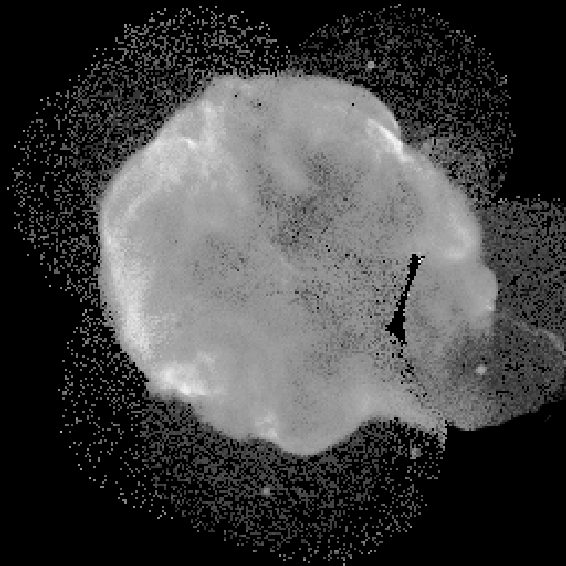
#> input picture Assigment_Sixth/Images/ques2/Input images/hw2_1.tif, 566 x 566 px, found by its file name
$ python Assignment6Q21.py
#> lines starting #> are read from the running program, lines starting #| are printed output that depends on the picture
import cv2
import numpy as np

def erosion(image, num_of_rows, num_of_cols):
    structure_element = np.zeros([3, 1], image[0][0])
    eroded_image = np.zeros([num_of_rows, num_of_cols], image[0][0])
    eroded_image2 = np.zeros([num_of_rows, num_of_cols], image[0][0])
    eroded_image3 = np.zeros([num_of_rows, num_of_cols], image[0][0])


    # print(image[200][200] + np.sum(structure_element))
    # print(np.subtract(image[200:203, 200:201], structure_element))
    for x in range(num_of_rows-2):
        for y in range(num_of_cols):
            # sum_of_pixels = np.sum(structure_element) + np.sum(image[x:x+3, y:y+1])
            subtracted_array = np.subtract(image[x:x+3, y:y+1], structure_element)
            eroded_image[x+1][y] = np.amin(subtracted_array)

    for x in range(num_of_rows-2):
        for y in range(num_of_cols):
            # sum_of_pixels = np.sum(structure_element) + np.sum(image[x:x+3, y:y+1])
            subtracted_array = np.subtract(eroded_image[x:x+3, y:y+1], structure_element)
            eroded_image2[x + 1][y] = np.amin(subtracted_array)

    for x in range(num_of_rows-2):
        for y in range(num_of_cols):
            # sum_of_pixels = np.sum(structure_element) + np.sum(image[x:x+3, y:y+1])
            subtracted_array = np.subtract(eroded_image2[x:x+3, y:y+1], structure_element)
            eroded_image3[x + 1][y] = np.amin(subtracted_array)


    cv2.imshow("Original Image", image)
    # cv2.imshow("Eroded Image", eroded_image)
    # cv2.imshow("Eroded Image 2", eroded_image2)
    cv2.imshow("Image after three erosions", eroded_image3)
    cv2.waitKey(0)


def main():
    image = cv2.imread("Input images/hw2_1.tif", 0)
#> image is the input picture: shape (566, 566); min 0, max 253, mean 66.9


    num_of_rows = image.shape[0]
#> num_of_rows = 566
    num_of_cols = image.shape[1]
#> num_of_cols = 566
    # print(image_matrix)

    erosion(image, num_of_rows, num_of_cols)
#> after the loop in erosion, `for x in range(num_of_rows-2):`:
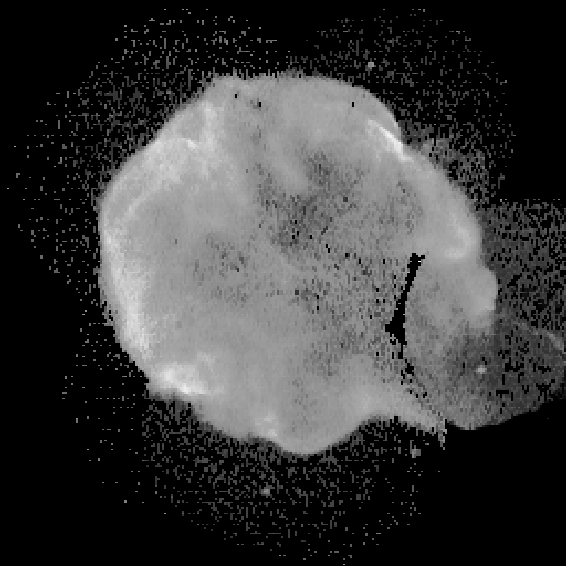
#> eroded_image: shape (566, 566); min 0, max 253, mean 59.7
#> after the loop in erosion, `for x in range(num_of_rows-2):`:
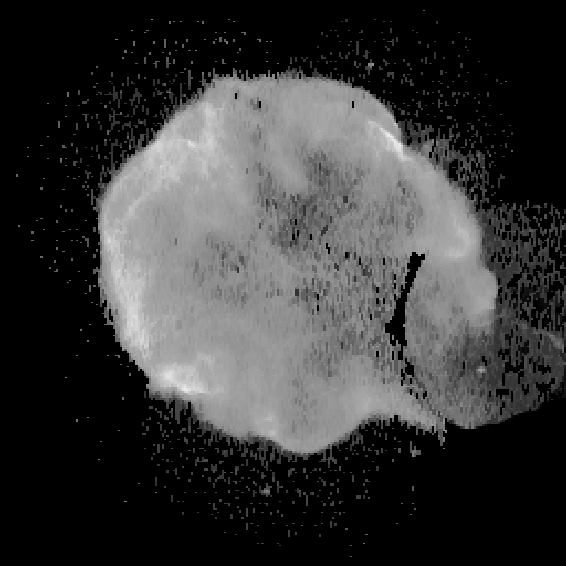
#> eroded_image2: shape (566, 566); min 0, max 242, mean 56.2
#> after the loop in erosion, `for x in range(num_of_rows-2):`:
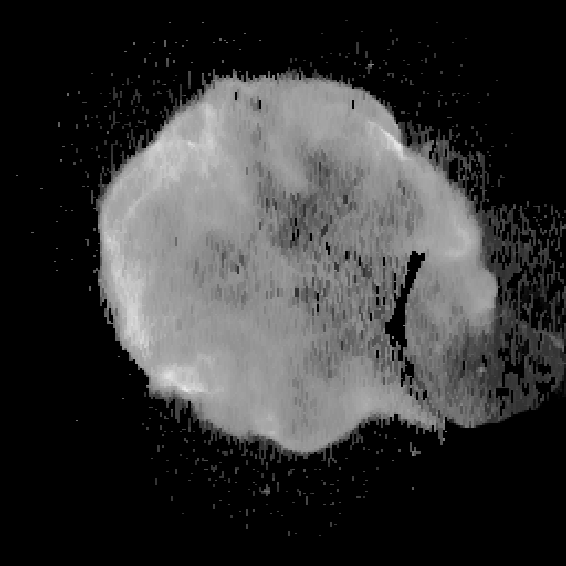
#> eroded_image3: shape (566, 566); min 0, max 235, mean 54


    # print(num_of_rows)
    # print(num_of_cols)
main()

$ run again, with Assigment_Sixth/Images/ques2/Input images/hw2_2.tif copied over Assigment_Sixth/Images/ques2/Input images/hw2_1.tif
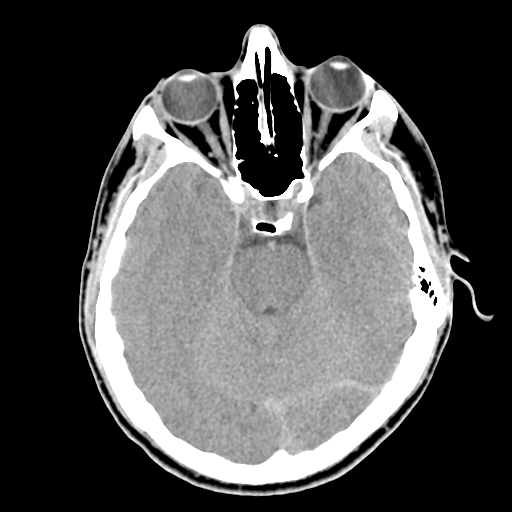
#> input picture Assigment_Sixth/Images/ques2/Input images/hw2_2.tif, 512 x 512 px, found by its file name
#> in main, image is the input picture: shape (512, 512); min 0, max 255, mean 80.4
#> after the loop in erosion, `for x in range(num_of_rows-2):`:
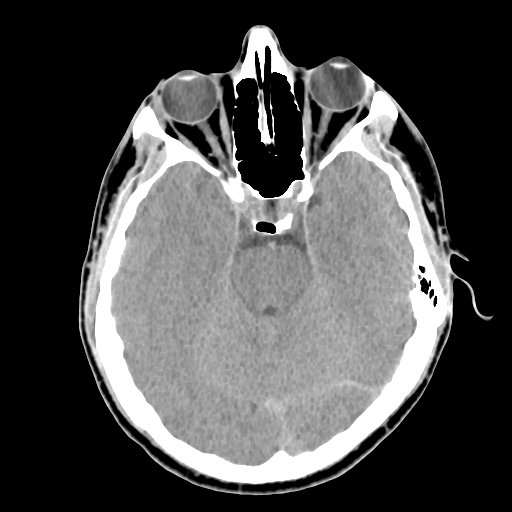
#> eroded_image: shape (512, 512); min 0, max 255, mean 76.4
#> after the loop in erosion, `for x in range(num_of_rows-2):`:
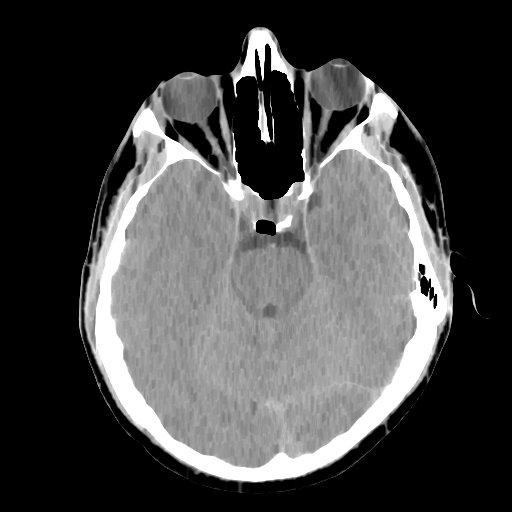
#> eroded_image3: shape (512, 512); min 0, max 255, mean 70.5

$ run again, with Assigment_Sixth/Images/ques2/Input images/hw2_3.tif copied over Assigment_Sixth/Images/ques2/Input images/hw2_1.tif
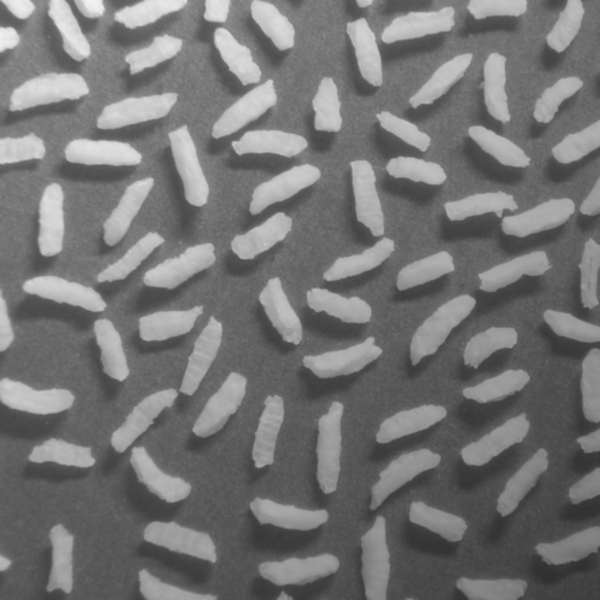
#> input picture Assigment_Sixth/Images/ques2/Input images/hw2_3.tif, 600 x 600 px, found by its file name
#> in main, image is the input picture: shape (600, 600); min 47, max 243, mean 116.4
#> after the loop in erosion, `for x in range(num_of_rows-2):`:
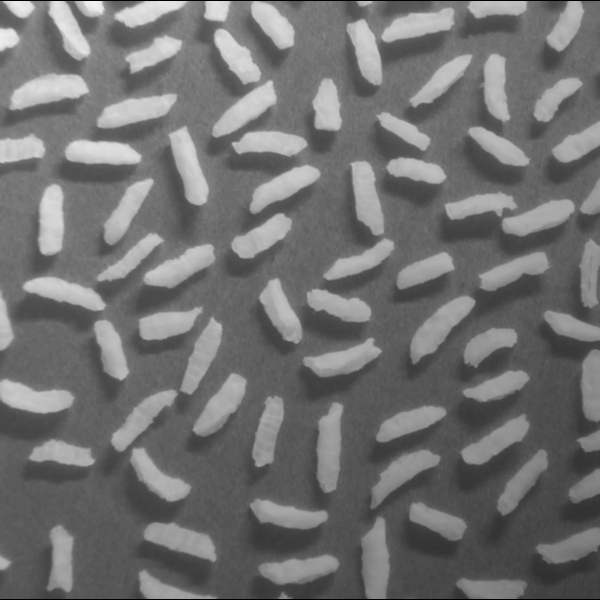
#> eroded_image: shape (600, 600); min 0, max 242, mean 113.1
#> after the loop in erosion, `for x in range(num_of_rows-2):`:
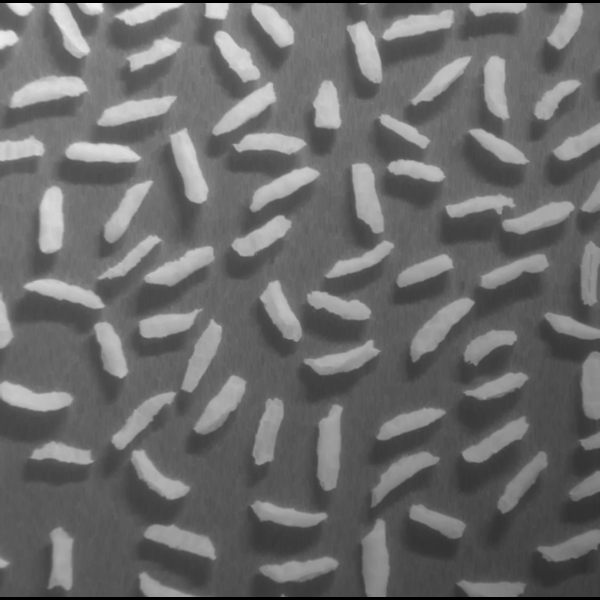
#> eroded_image3: shape (600, 600); min 0, max 240, mean 107.3

$ run again, with Assigment_Sixth/Images/ques2/Input images/hw2_4.tif copied over Assigment_Sixth/Images/ques2/Input images/hw2_1.tif
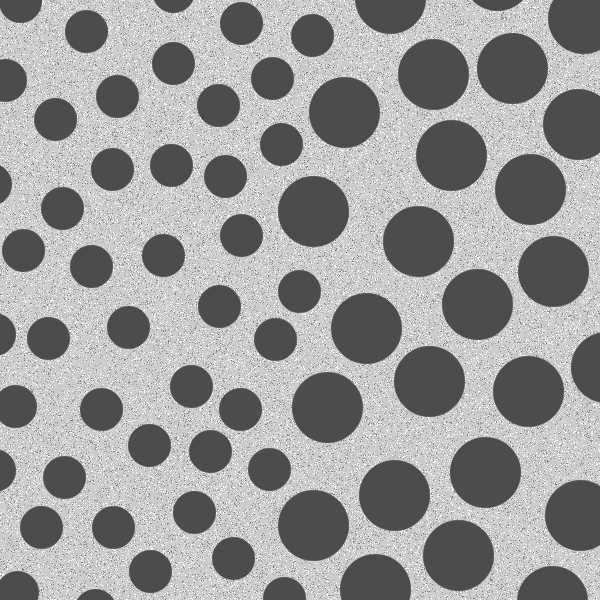
#> input picture Assigment_Sixth/Images/ques2/Input images/hw2_4.tif, 600 x 600 px, found by its file name
#> in main, image is the input picture: shape (600, 600); min 76, max 255, mean 153.6
#> after the loop in erosion, `for x in range(num_of_rows-2):`:
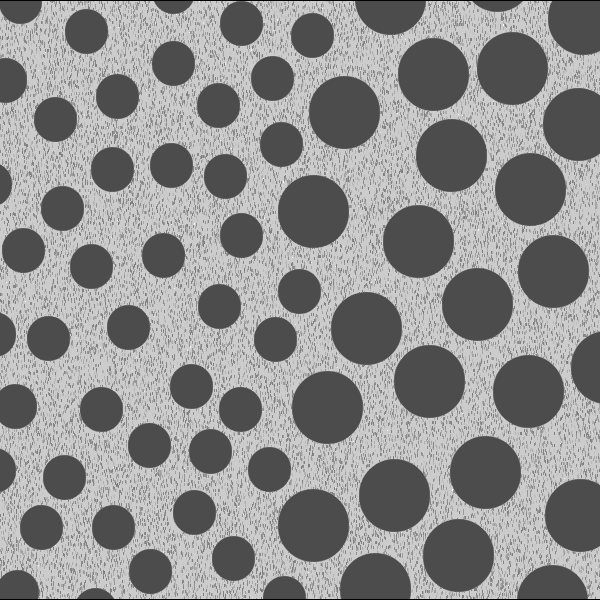
#> eroded_image: shape (600, 600); min 0, max 255, mean 142.8
#> after the loop in erosion, `for x in range(num_of_rows-2):`:
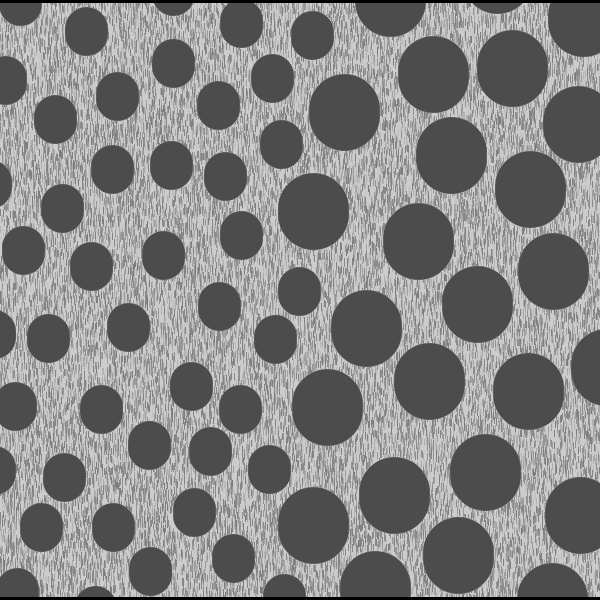
#> eroded_image3: shape (600, 600); min 0, max 208, mean 130.1
